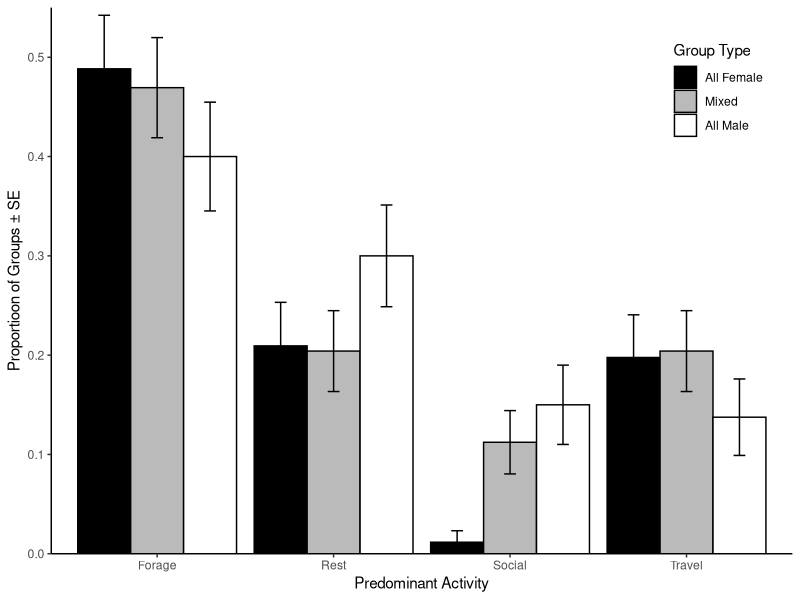
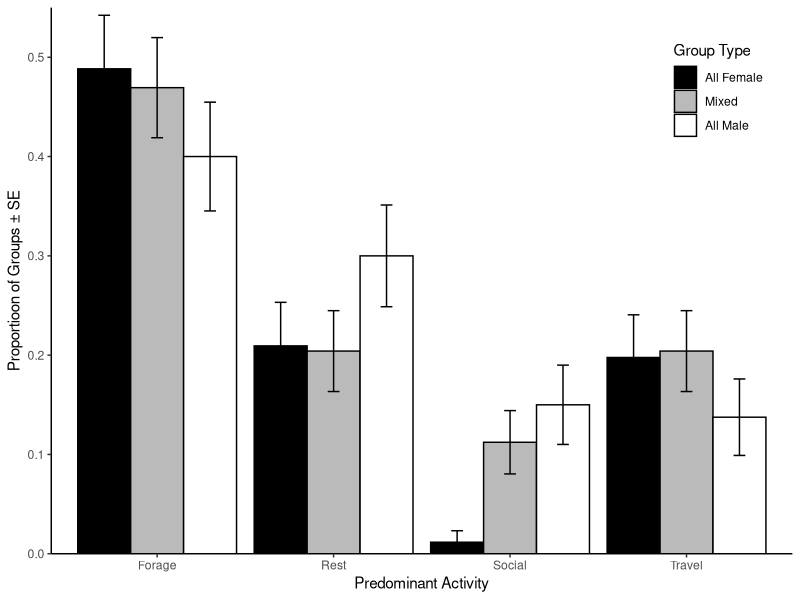

These figures' R source, in order:
## Activity budgets of surveyed all-juvenile groups
## Ali Galezo

library(dplyr)
library(ggplot2)

## Set seed for reproducible Fisher's exact tests
set.seed(123)

## Load group size and activity data for all-juvenile surveyed groups
juviesurveys <- read.csv("juvenile_surveys_activity.csv")

## Restrict to groups of 2+ individuals
juviesurveys <- juviesurveys %>% filter(group_size > 1)

## Chi square test of independence
## Null: no relationship between group comp (all male/all female/mixed) and activity budget
chi <- data.frame(juviesurveys$group_sex, juviesurveys$first.five.activity)
chi <- table(droplevels(chi))
fisher.test(chi, simulate.p.value = TRUE, B = 1000)

## Significant result --> do post-hoc pairwise tests with Bonferonni corrections
fem.mix <- chi[c("All Female", "Mixed"), ]
mal.fem <- chi[c("All Male", "All Female"), ]
mal.mix <- chi[c("All Male", "Mixed"), ]
mal.fem.p <- fisher.test(mal.fem, B = 1000, simulate.p.value = TRUE)$p.value
fem.mix.p <- fisher.test(fem.mix, B = 1000, simulate.p.value = TRUE)$p.value
mal.mix.p <-fisher.test(mal.mix, B = 1000, simulate.p.value = TRUE)$p.value
mal.fem.p.bonferroni <- mal.fem.p * 3
fem.mix.p.bonferroni <- fem.mix.p * 3
mal.mix.p.bonferroni <- mal.mix.p * 3
data.frame(value = c("Male vs. Female", "Female vs. Mixed", "Male vs. Mixed"),
           adjusted_p = c(round(mal.fem.p.bonferroni, 5),
                          round(fem.mix.p.bonferroni, 5),
                          round(mal.mix.p.bonferroni, 5)))

## Reorder factors for figure
juviesurveys$group_sex <- factor(juviesurveys$group_sex, levels = c("All Female","Mixed","All Male"))

## Figure
juviesurveys %>%
  group_by(group_sex) %>%
  count(first.five.activity) %>%
  mutate(num_samps = sum(n)) %>%
  mutate(prop = n/sum(n),
         se = sqrt(prop * (1-prop) / num_samps)) %>%
  filter(first.five.activity != "Other") %>%
  ggplot(., aes(x = first.five.activity, y = prop, fill = group_sex)) +
  geom_bar(stat = "identity", position = "dodge", color = "black") +
  geom_errorbar(aes(ymin = prop-se, ymax = prop+se), width=.2, position=position_dodge(.9)) +
  theme_classic() +
  xlab("Predominant Activity") + ylab("Proportioon of Groups \u00B1 SE") +
  guides(fill = guide_legend(title = "Group Type")) +
  scale_y_continuous(limits = c(0,0.55), expand = c(0,0)) +
  scale_fill_grey(start = 0, end = 1) +
  theme(legend.position = c(0.9, 0.85))
ggsave("SurveyActivityBudget.tif", plot = last_plot(), device = "tiff", width = 129, height = 100, units = "mm", dpi = 300)




